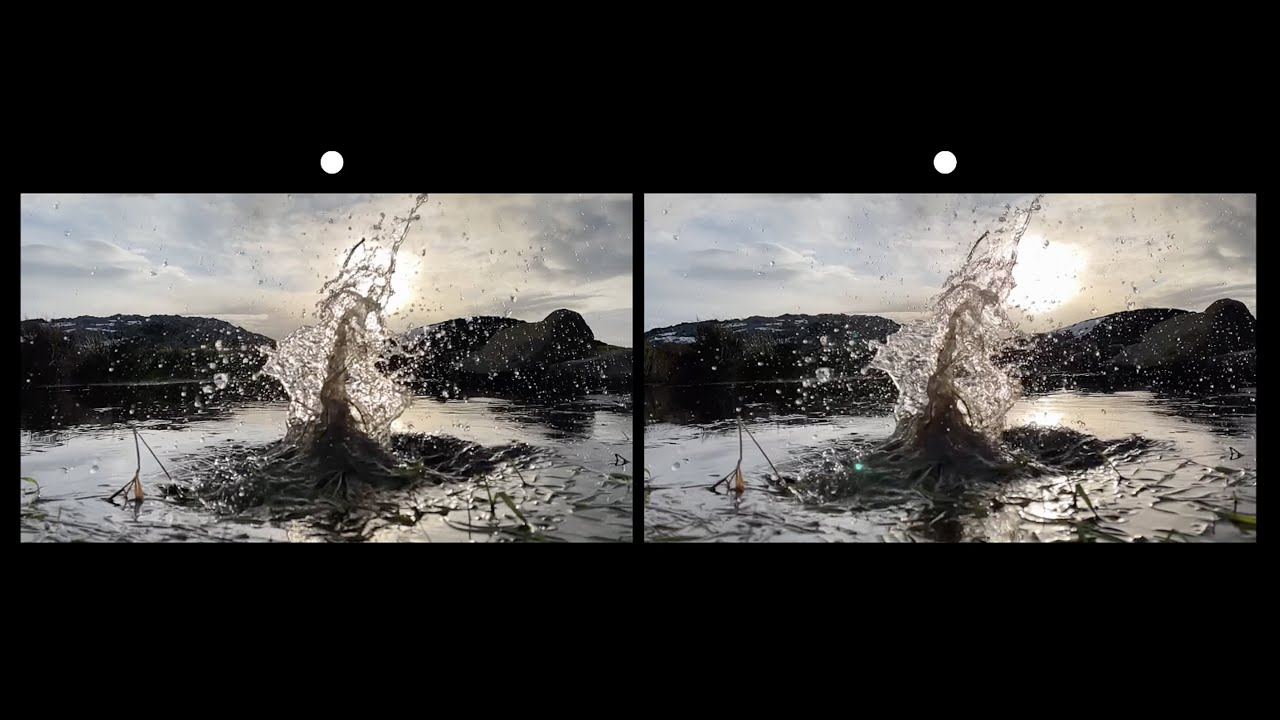
#> input picture udacity_images/stereo_water.jpg, 1280 x 720 px
$ jupyter execute 'Udacity_Image processing_05.ipynb'
#> lines starting #> are read from the running program, lines starting #| are printed output that depends on the picture
# Topics
* [Essential and Fundmental matrices](#1)
* [Compute Fundmental matrix from corresponding points](#2)
* [Compute Epipolar lines](#2)

[cell 1]
import numpy as np
import cv2 as cv
from matplotlib import pyplot as plt

[cell 2]
IMAGE_SHAPE = (700, 700)
water_im = cv.imread('udacity_images/stereo_water.jpg')
#> water_im is the input picture: shape (720, 1280, 3); mean B, G, R 57.9, 59.4, 61
water_im = cv.resize(water_im, IMAGE_SHAPE)
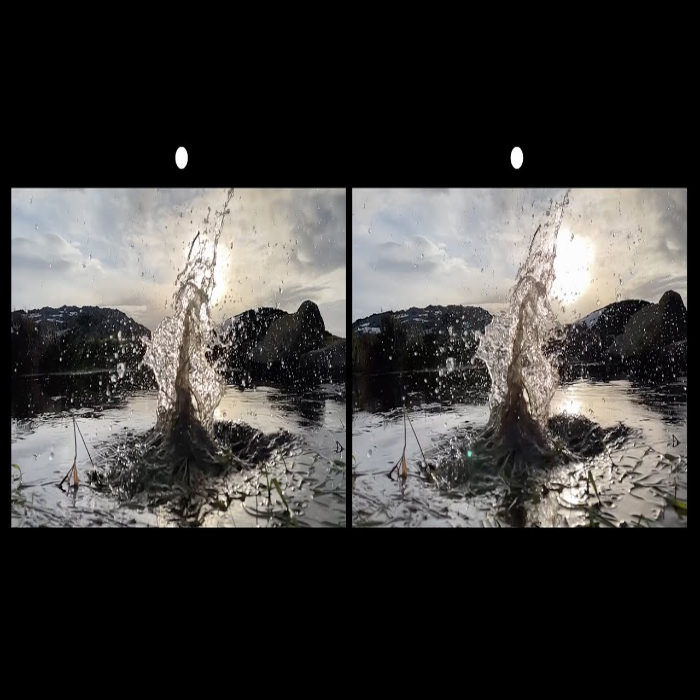
#> water_im: shape (700, 700, 3); mean B, G, R 57.8, 59.4, 61
hall_im = cv.imread('udacity_images/stereo_hall.png')
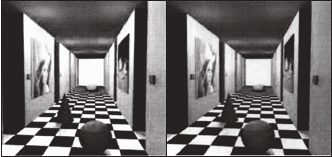
#> input picture udacity_images/stereo_hall.png, 332 x 157 px
#> hall_im is the input picture: shape (157, 332, 3); mean B, G, R 111.4, 110.6, 113.2
hall_im = cv.resize(hall_im, IMAGE_SHAPE, interpolation=cv.INTER_AREA)
#> hall_im: shape (700, 700, 3)

center = IMAGE_SHAPE[0] // 2

water_left = water_im[:, :center]
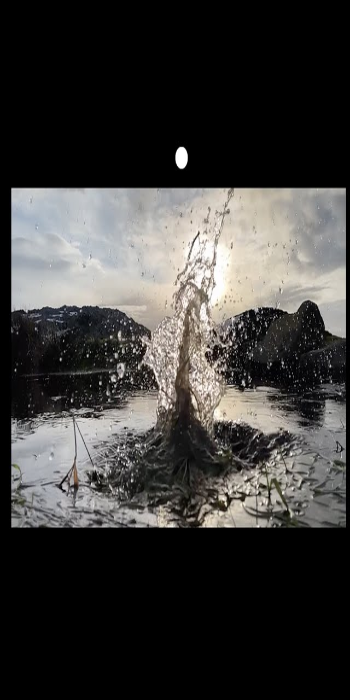
#> water_left: shape (700, 350, 3); mean B, G, R 57.6, 59.2, 60.6
water_right = water_im[:, center:]
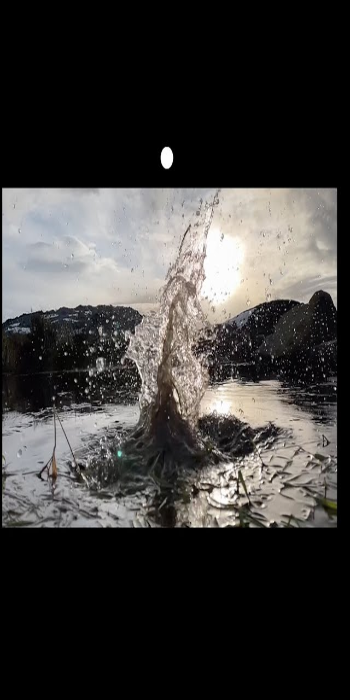
#> water_right: shape (700, 350, 3); mean B, G, R 58.1, 59.5, 61.3

hall_left = hall_im[:, :center]
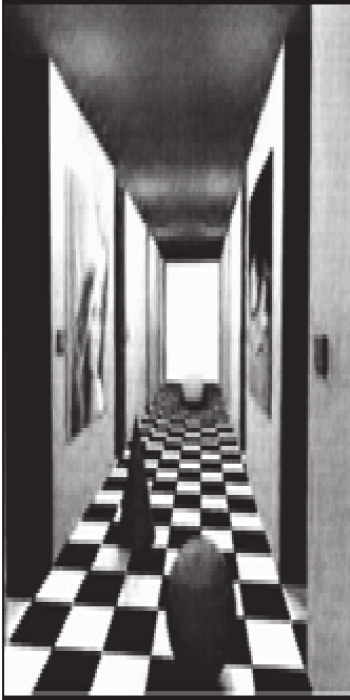
#> hall_left: shape (700, 350, 3); mean B, G, R 119.8, 119, 121.5
hall_right = hall_im[:, center:]
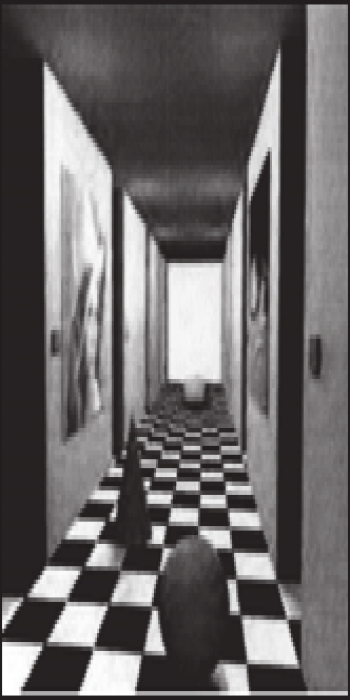
#> hall_right: shape (700, 350, 3); mean B, G, R 102.9, 102.2, 104.9


fig, axs = plt.subplots(3, 2, figsize=(20,16))
axs[0, 0].imshow(water_im);axs[0, 0].set_title('Water Stereo image'), axs[0, 0].set_xticks([]), axs[0, 0].set_yticks([])
axs[0, 1].imshow(hall_im);axs[0, 1].set_title('Hall Stereo image'), axs[0, 1].set_xticks([]), axs[0, 1].set_yticks([])

imgs = [water_left, water_right, hall_left, hall_right]
labels = ['Water left image', 'Water right image', 'hall left image', 'hall right image']

for i, ax in enumerate(axs[1:].flatten()):
    ax.imshow(imgs[i]);ax.set_title(labels[i]),ax.set_xticks([]), ax.set_yticks([]);
#> figure, not shown here; B, G, R data is drawn as R, G, B

<a id=1></a>
# Essential and Foundation Matrices

Geometry of stereo vision (Epipolar Geometry):
> In this part we have two images captured from different points of view, we want to map points in each image to their correspondece in the other image, in filters template (covered in [Udacity_Image processing_01](https://github.com/MahmoudEl-Husseni/Udacity-Introduction-to-Computer-Vision/blob/master/Udacity_Image%20processing_01.ipynb) I did some thing sort of like that but I was searching for point in every points of this photo and this led to finding multiple points have the same degree of similarity to ny point<br>
, So we need another way of mapping to shrink the scope of search.<br>

since $X_c$ in homogenous coordinates represents the vetor $OX$ and $x_{im}$ can be a projection to any point on this vector $OX$, we can't determine where exactly point $x_{im}$ in world coordintes to be able to find out where its correpondence in the other image, <br>instead we will use the vector $OX$ to determine a line in
$\pi^{'}$ image, this line is called <font color='red'>**Epipolar Line**</font>, so we managed to reduce our scope of search to only search at this line (then we can perform filter template to get where exactly this point).

Our task here is to get this epipolar line using **Fundemental Matrix** in case of non calibrate cameras, or **Essential Matrix** in case of calibrated cameras

### Essential Matrix:
<font color='blue'>
$$ P_c^{'T}\:E\:P_c=0 , \:\:\: E= [T_x]\:R $$
</font>
$T$: the translation matrix between two images.<br>
$R$: the rotation matrix between two images.<br>

<font color='red' size=3>**Tip:**</font> We use Essential matrix in case of we have point in camera1 coordinates $P_c$, and want to get epipolar line in also camera1 coordinates $P_c^{'}$.

### Fundmetal Matrix:
<font color='blue'>
$$ p^T_{im, right}\:F\:p_{im, left}=0 , \:\:\: F= K^{-1}_{right}\:E\:K^{-1}_{left} $$
</font>
$K$: The intrinsic calibration matrix<br>
$E$: Essential Matrix<br>

<font color='red' size=3>**Tip:**</font> We use Fundmental matrix in case of we have point in image1 coordinates $p_{im, left}$, and want to get epipolar line in image2 coordinates $p_{im, left}$.

[cell 3]
# first find some correspondences in two images to get Fundmental Matrix F

import plotly.graph_objects as go
import plotly.express as px

plt.figure(figsize=(10, 12))
plt.xticks([]), plt.yticks([])
plt.imshow(hall_im);

[cell 4]
x, y = [93, 135, 314, 216, 199, 270, 126, 150, 57, 201], [312, 418, 340, 264, 399, 152, 194, 655, 330, 535]
x_, y_ = [442, 482, 660, 568, 552, 618, 475, 492, 401, 543], [314, 420, 340, 268, 399, 152, 196, 654, 331, 535]

x_right = [*map(lambda x : x-350, x_)]
y_right = y_

pts1 = np.int32([*zip(x, y)])
pts2 = np.int32([*zip(x_right, y_right)])

def plot_epilines_two_points(img, pts1, pts2):
    x, y = pts1
    x_, y_= pts2
    for i in range(len(x)):
        Color = tuple(np.random.randint(0, 255, 3).tolist())
        cv.circle(img, (x[i], y[i]), radius=7, color=Color, thickness=-1)
        cv.circle(img, (x_[i], y_[i]), color=Color, radius=7, thickness=-1)
        cv.line(img, (x[i], y[i]), (x_[i], y_[i]), color=Color, thickness=2)
    return img

painting = hall_im.copy()
img = plot_epilines_two_points(painting, (x, y), (x_, y_))
plt.figure(figsize=(10, 12))
plt.xticks([]), plt.yticks([])
plt.imshow(img);

<a id = 2></a>
# Compute Fundmental matrix from corresponding points
Now we have 10 corresponding points so we can compute the fundemental matrix using least squares:

$$p^T_{im, right}\:F\:p_{im, left}=0$$

so $$\begin{bmatrix} u^{(i)}_r & v^{(i)}_r & 1\end{bmatrix} \begin{bmatrix} f_{11} & f_{12} & f_{13} \\
f_{21} & f_{22} & f_{23} \\ f_{31} & f_{32} & f_{33}\end{bmatrix} \begin{bmatrix} u^{(i)}_l \\ v^{(i)}_l \\ 1\end{bmatrix} = 0$$

$$\begin{bmatrix} u^{(i)}_r  u^{(i)}_l & u^{(i)}_r  v^{(i)}_l & u^{(i)}_r &
                  v^{(i)}_r  u^{(i)}_l & v^{(i)}_r  v^{(i)}_l & v^{(i)}_r &
                  u^{(i)}_l & v^{(i)}_l & 1 \end{bmatrix}
\begin{bmatrix} f_{11} \\ f_{12} \\ f_{13} \\ f_{21} \\ f_{22} \\ f_{23} \\ f_{31} \\ f_{32} \\ f_{33} \end{bmatrix}  = 0$$

        In previous equation we need to find 9 values of fundmental matrix, but we won't solve this equation lineary because of noise in corresponding images, we will use least squares instead of it.

$$min_{\| \mathbf{f} \| = 1} \| \mathbf{Af} \|^2$$

However this equation doesn't enforce the rank constraints, so we need to enforce the rank of $f$ to be 2, so we will decompose $f$ to $SVD^T$ and assign the third value of $S$ (the smallest singluar value) to be 0

[cell 5]
def compute_Fundmental_mat(x1, x2):

    x1 = np.matrix(np.append(pts1, np.ones((len(pts1), 1)), axis=1))
    x2 = np.matrix(np.append(pts2, np.ones((len(pts1), 1)), axis=1))
    n = len(x1)
    A_ = np.zeros((n, 9))
    for i in range(n):
        A_[i] = (x1[i].T @ x2[i]).flatten()


    S, V, D = np.linalg.svd(A_)
    F_ = D[-1].reshape(3, 3)

    s, v, d = np.linalg.svd(F_)
    v[2] = 0
    F_ = np.dot(s, np.diag(v).dot(d))

    return F_

F_ = compute_Fundmental_mat(pts1, pts2)
print(f'Fundmetnal matrix: \n {F_}')

<a id=3></a>
# Compute Epipolar lines

Currently we have Fundmetnal matrix, so we need to compute epipolar lines $p^{'}_{im, right}$, so line $l$ equation:

$$ l = p_{im, left}F$$
$$l = \begin{bmatrix} a & b & c \end{bmatrix},  \:\:\: l: ax + by + c = 0$$

[cell 6]
get_points_from_line = lambda a, b, c, x : int((-a*x - c) / b)

def compute_epilines(pts, F_):
    n = len(pts)
    lines = np.zeros((n, 3))
    pts = np.matrix(np.append(pts, np.ones((n, 1)), axis=1))

    for i in range(n):
        pt = pts[i]
        lines[i] = np.dot(pt, F_)

    return lines
lines = compute_epilines(pts1, F_)

[cell 7]
def plot_epilines_point_epiline(img, pts1, lines, pts2=None):
    x0, x1 = 0, img.shape[1]
#> x0 = 0; x1 = 700

    if pts2 is not None:

        for (pt1, (a, b, c)), pt2 in zip(zip(pts1, lines), pts2):

            Color = tuple(np.random.randint(0, 255, 3).tolist())
            y0, y1 = get_points_from_line(a, b, c, x0), get_points_from_line(a, b, c, x1)

            cv.line(img, (x0+350, y0), (x1+350, y1), color=Color, thickness=4)
            cv.circle(img, pt1, radius=7, color=Color, thickness=-1)
            cv.circle(img, (pt2[0]+350, pt2[1]), radius=7, color=Color, thickness=-1)
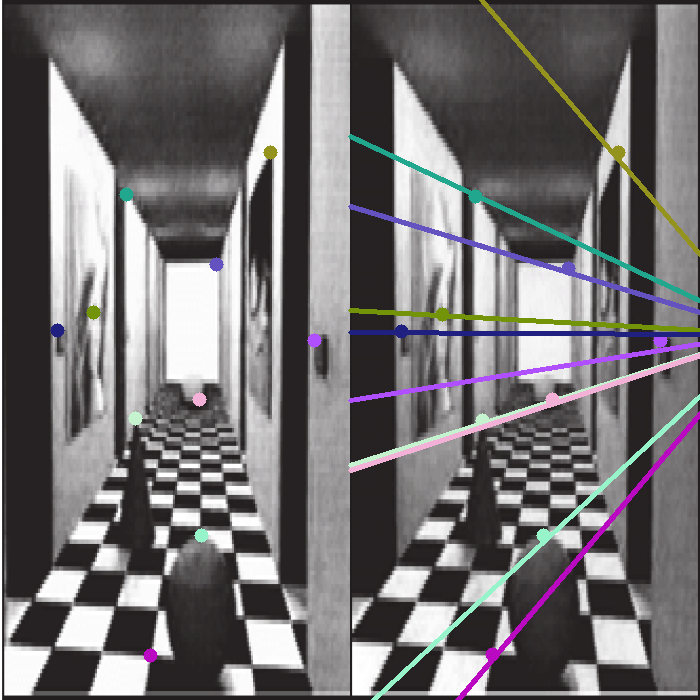
#> img: shape (700, 700, 3); mean B, G, R 113.2, 111.3, 114
    else :
        for pt1, (a, b, c) in zip(pts1, lines):

            Color = tuple(np.random.randint(0, 255, 3).tolist())
            y0, y1 = get_points_from_line(a, b, c, x0), get_points_from_line(a, b, c, x1)

            cv.line(img, (x0+350, y0), (x1+350, y1), color=Color, thickness=2)
            cv.circle(img, pt1, radius=7, color=Color, thickness=-1)
    return img
painting = hall_im.copy()
img = plot_epilines_point_epiline(painting, pts1, lines, pts2)
plt.figure(figsize=(10, 12))
plt.xticks([]), plt.yticks([])
plt.imshow(img);

### Using opencv

[cell 8]
F, mask = cv.findFundamentalMat(pts1, pts2,  cv.FM_LMEDS)
#> F = [[3.69e-05, -8.25e-05, 0.0716], [7.28e-05, 5.22e-07, -0.015], [-0.0841, 0.0164, 1]]; mask = [0, 1, 1, 1, 1, 1, 1, 1, 0, 0]

ppts1  = pts1[mask.ravel()==1]
#> ppts1 = [[135, 418], [314, 340], [216, 264], [199, 399], [270, 152], [126, 194], [150, 655]]
ppts2 = pts2[mask.ravel()==1]
#> ppts2 = [[132, 420], [310, 340], [218, 268], [202, 399], [268, 152], [125, 196], [142, 654]]

lines1 = cv.computeCorrespondEpilines(ppts2.reshape(-1, 1, 2), 2, F) # a, b, c -> ax+by+c = 0
#> lines1 = [[-0.993, 0.118, 84.84], [-0.983, -0.184, 371.1], [-1, -0.0247, 222.5], [-1, -0.000215, 199.1], [-0.996, -0.088, 282.3], [-0.995, 0.0951, 107], [-0.987, 0.16, 43.3]]
lines1 = lines1.reshape(-1, 3)

[cell 9]
painting = hall_im.copy()
img = plot_epilines_point_epiline(painting, ppts1, lines1, pts2=ppts2)
#> the loop in plot_epilines_point_epiline (call 2), `for (pt1, (a, b, c)), pt2 in zip(zip(pts1, lines), pts2): ` made 7 passes
#> (pt1, a, b, c, pt2, Color, y0, y1) on passes 1 to 7: ([135, 418], -0.993, 0.118, 84.84, [132, 420], (163, 254, 203), -720, 5182), ([314, 340], -0.983, -0.184, 371.1, [310, 340], (114, 183, 28), 2022, -1727), ([216, 264], -1, -0.0247, 222.5, [218, 268], (34, 128, 128), 9003, -19318), ([199, 399], -1, -0.000215, 199.1, [202, 399], (164, 53, 133), 925398, -2328369), ([270, 152], -0.996, -0.088, 282.3, [268, 152], (38, 232, 244), 3206, -4713), ([126, 194], -0.995, 0.0951, 107, [125, 196], (17, 79, 132), -1124, 6200), ([150, 655], -0.987, 0.16, 43.3, [142, 654], (105, 42, 186), -270, 4049)
#> after the loop in plot_epilines_point_epiline (call 2), `for (pt1, (a, b, c)), pt2 in zip(zip(pts1, lines), pts2):`:
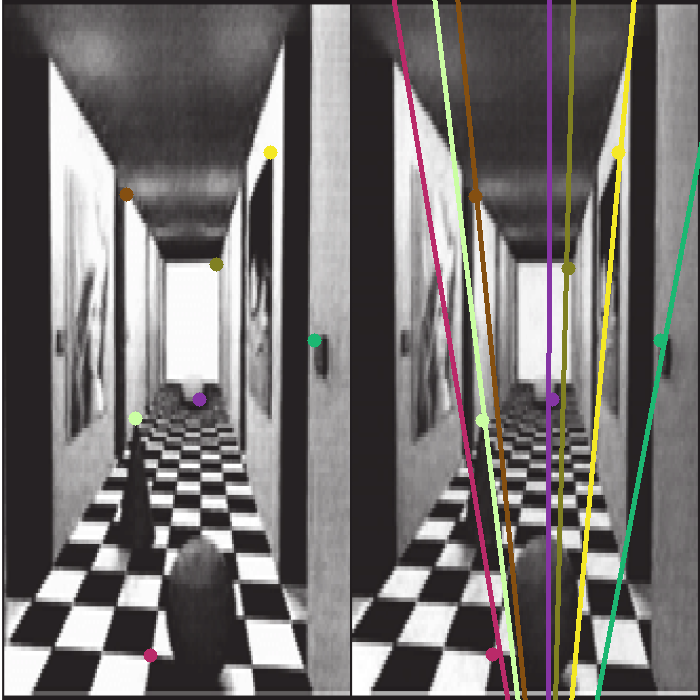
#> img: shape (700, 700, 3); mean B, G, R 110.3, 112, 115.4
plt.figure(figsize=(10, 12))
plt.xticks([]), plt.yticks([])
plt.imshow(img);

Random points and their correspondences:

[cell 10]
N_PTS = 15
pts_idx = np.random.randint(0, 350, (N_PTS, 2))
lines = compute_epilines(pts_idx, F)
#> after the loop in compute_epilines (call 2), `for i in range(n):`: lines = 15 rows, first 8: [-0.0643, 0.014, -0.628], [-0.0681, -0.01, 23.12], [-0.0647, -0.0075, 20.04], [-0.0683, -0.00554, 18.88], [-0.0736, 0.00899, 6.03], [-0.0734, 0.0121, 2.98], [-0.0663, 0.00962, 3.97], [-0.0531, -0.0101, 20.27]
painting = hall_im.copy()
img = plot_epilines_point_epiline(painting, pts_idx, lines)
#> the loop in plot_epilines_point_epiline (call 3), `for pt1, (a, b, c) in zip(pts1, lines): ` made 15 passes
#> (pt1, a, b, c, Color, y0, y1) on passes 1 to 10: ([31, 257], -0.0643, 0.014, -0.628, (169, 163, 192), 44, 3254), ([321, 57], -0.0681, -0.01, 23.12, (95, 197, 94), 2310, -2455), ([291, 119], -0.0647, -0.0075, 20.04, (0, 113, 178), 2673, -3369), ([267, 82], -0.0683, -0.00554, 18.88, (36, 162, 48), 3409, -5224), ([91, 99], -0.0736, 0.00899, 6.03, (93, 131, 98), -670, 5057), ([53, 121], -0.0734, 0.0121, 2.98, (42, 205, 112), -245, 3986), ([84, 203], -0.0663, 0.00962, 3.97, (231, 149, 201), -412, 4407), ([324, 262], -0.0531, -0.0101, 20.27, (127, 0, 138), 1997, -1666), ([47, 127], -0.0732, 0.0126, 2.46, (114, 43, 186), -194, 3858), ([131, 180], -0.0662, 0.00573, 7.68, (127, 23, 187), -1339, 6743)
#> after the loop in plot_epilines_point_epiline (call 3), `for pt1, (a, b, c) in zip(pts1, lines):`:
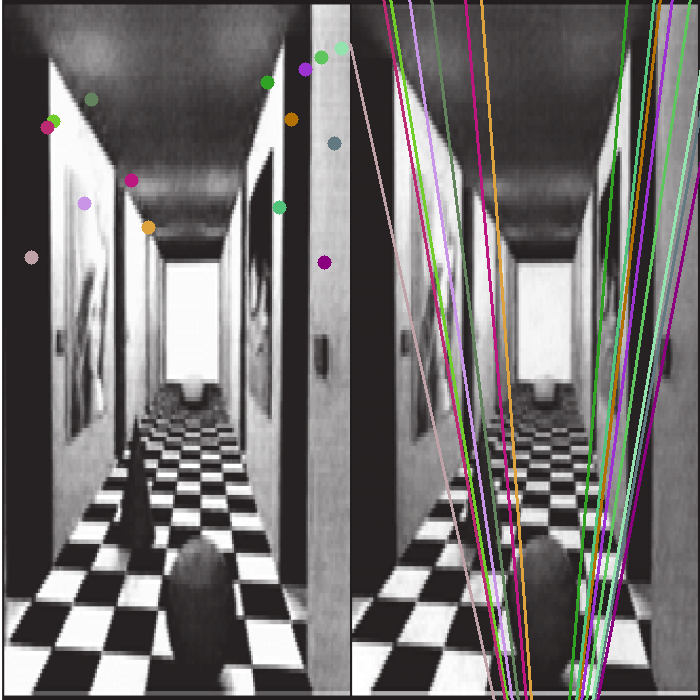
#> img: shape (700, 700, 3); mean B, G, R 111.6, 111.9, 115.2

lines_ = compute_epilines(pts_idx, F_)
painting = hall_im.copy()
img_ = plot_epilines_point_epiline(painting, pts_idx, lines_)
#> after the loop in plot_epilines_point_epiline (call 4), `for pt1, (a, b, c) in zip(pts1, lines):`:
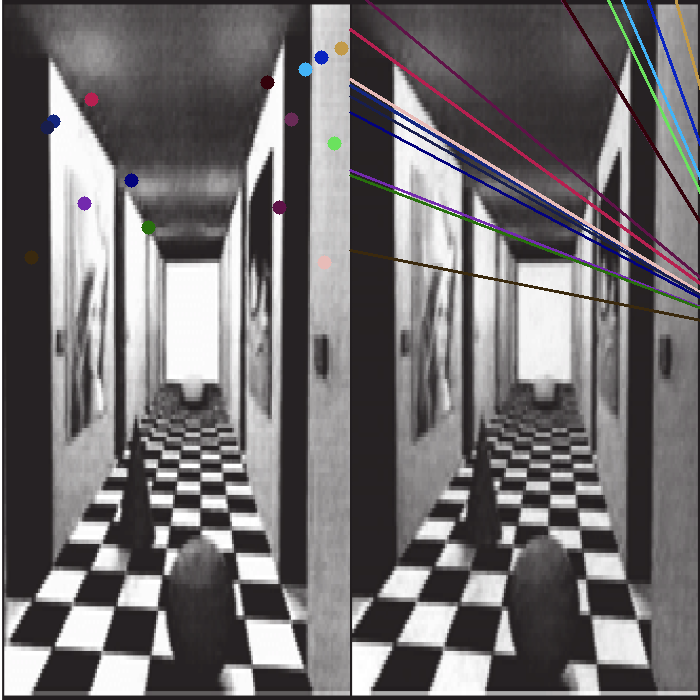
#> img: shape (700, 700, 3); mean B, G, R 111.1, 109.5, 112.6


plt.figure(figsize=(20, 12))
plt.subplot(121);plt.title('From scratch'), plt.xticks([]), plt.yticks([])
plt.imshow(img_)

plt.subplot(122);plt.title('Using opencv'), plt.xticks([]), plt.yticks([])
plt.imshow(img);
#> figure, not shown here; B, G, R data is drawn as R, G, B
